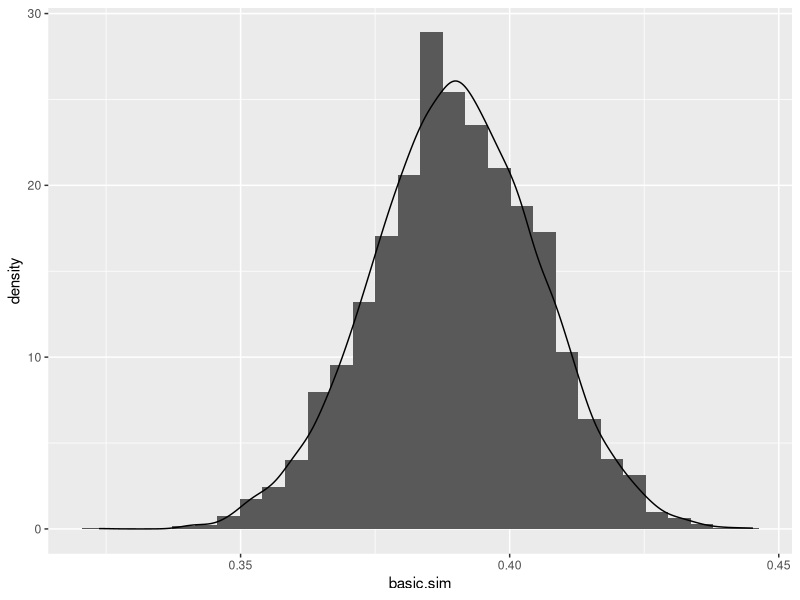
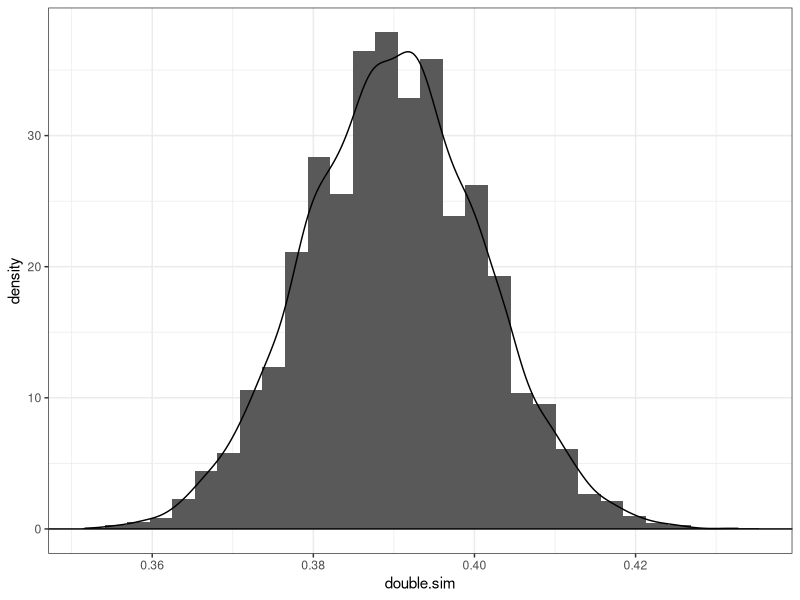
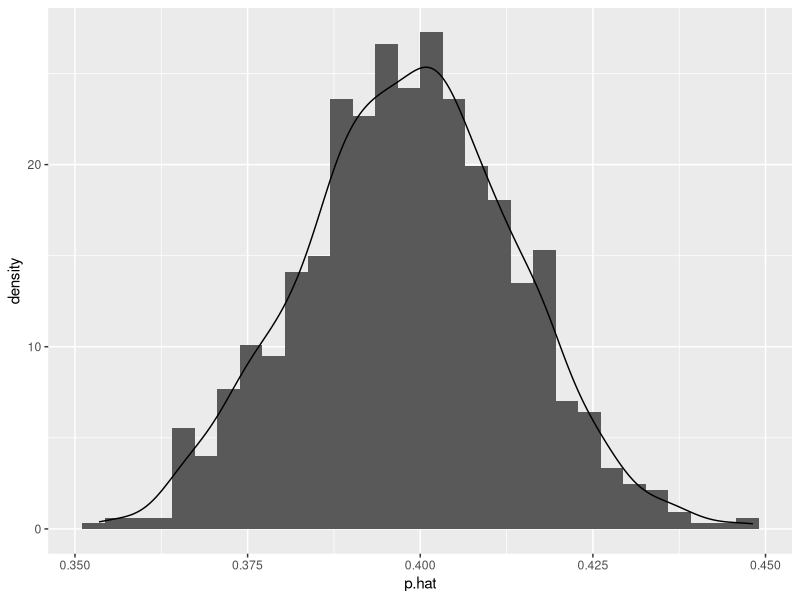

R code for these plots, in order:
# Henry Sun
# Lab 10 
#
library(tidyverse)
library(patchwork)
################################################################################
# Basic Simulation
sample.size <- 1004
polls <- 10000
basic.sim <- rbinom(n=polls, size = sample.size, prob = 0.39)/sample.size
# need to divide by sample size (turn into percent)
ggplot()+
  geom_histogram(aes(x=basic.sim, y = after_stat(density)))+
  geom_density(aes(x=basic.sim))+
  geom_hline()

# histogram + density is approximately normal
middle.95 <- quantile(x=basic.sim, 0.975) - quantile(x=basic.sim, 0.025)
moe <- 0.5*middle.95
# moe is ~3%, compared to Gallup's 4%

# again
sample.size.new <- sample.size * 2
double.sim <- rbinom(n=polls, size = sample.size.new, prob = 0.39)/sample.size.new

ggplot()+
  geom_histogram(aes(x=double.sim, y = after_stat(density)))+
  geom_density(aes(x=double.sim))+
  geom_hline(yintercept=0)+
  theme_bw()

d.middle.95 <- quantile(x=double.sim, 0.975) - quantile(x=double.sim, 0.025)
d.moe <- 0.5*d.middle.95
# moe is ~ 2.17%, compared to Gallup's 2% 

################################################################################
# resampling
# create a tibble with gallup data: .39 satisfied, .59 unsatisified, .02 no answer
satisfied <- rep(1, times = round(0.39 * sample.size))
unsatisfied <- rep(0, times = round(0.59 * sample.size))
no.opinion <- rep(NA, times = round(0.02 * sample.size))
gallup.data <- tibble(gallup = c(satisfied, unsatisfied, no.opinion))

resamples <- 1000
resamples.data <- tibble(p.hat = numeric(resamples))
for (i in 1:resamples){
  curr.resample <- sample(x = gallup.data$gallup,
                          size = nrow(gallup.data),
                          replace = T)
  # compute the stat on the resample
  resamples.data$p.hat[i] <- mean(curr.resample, na.rm = T)
  
}
ggplot(data = resamples.data)+
  geom_histogram(aes(x = p.hat, y = after_stat(density)))+
  geom_density(aes(x=p.hat))

resample.middle95 <- quantile(x=resamples.data$p.hat, 0.975) - 
                     quantile(x=resamples.data$p.hat, 0.025)
resample.moe <- 0.5 * resample.middle95

